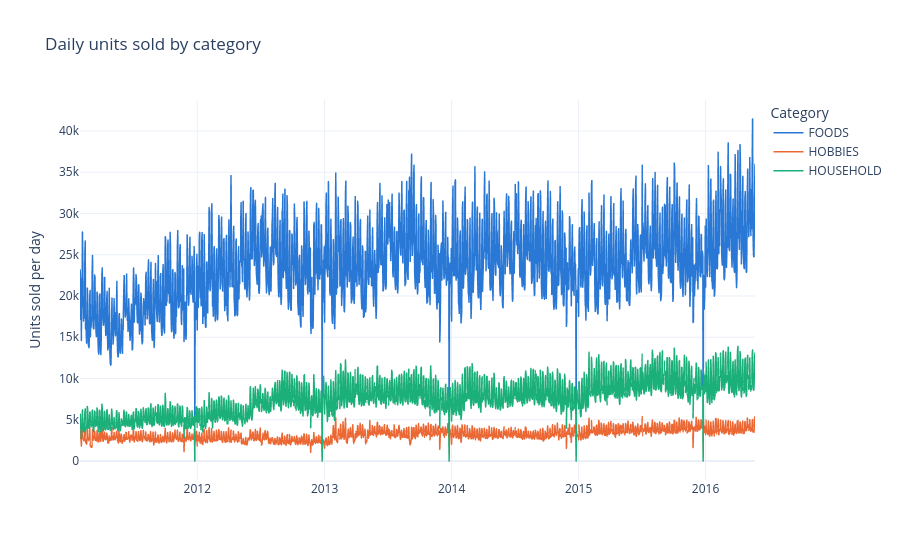

Notebook code for this chart:
### Markdown cell above
#### 6.1 Trend
**สมมติฐาน:**
- ยอดขายรวมโตขึ้นต่อเนื่อง และมีวันผิดปกติ (เช่น ร้านปิด) ที่ต้องจัดการแยก
- การโตมาจากจำนวนสินค้าที่วางขายเพิ่มขึ้น มากกว่าสินค้าแต่ละตัวขายดีขึ้น (สองแบบนี้ต้องใช้ feature คนละแบบ)

**สรุป:**
- ยอดขายรวมเพิ่มขึ้นทุกปี แต่**ส่วนใหญ่มาจากจำนวนสินค้าที่วางขายเพิ่มขึ้น** (FOODS เพิ่มจาก ~7,000 เป็น ~14,000 รายการ)
- ยอดขาย**ต่อสินค้า**กลับลดลง เช่น FOODS ลดจาก 2.65 เหลือ 1.74 ชิ้นต่อวัน เพราะสินค้าที่เพิ่งวางขายมักยังขายได้น้อย
- ทุกปีมีวันที่ยอดขายเป็น 0 เกือบทั้งหมด คือวัน Christmas (ร้านปิด) ดูได้ใน 6.3

**Action:** ยอดขายต่อสินค้าอาจขึ้นกับว่าสินค้าวางขายมานานแค่ไหน จึงลองใส่จำนวนวันตั้งแต่สินค้าเริ่มวางขายเป็น feature

ยอดขายรวมรายวันแยกหมวด

### Code cell
fig = px.line(
    daily, x="date", y="sales", color="cat_id", color_discrete_map=CAT_COLORS,
    labels={"date": "", "sales": "Units sold per day", "cat_id": "Category"},
    title="Daily units sold by category",
)
fig.update_traces(line_width=1.5)
fig.update_layout(hovermode="x unified")
fig.show()

### Figure 1 — Plotly figure (JSON) as saved in the notebook; plotly's stock layout.template omitted (floating-point values rounded to 4 significant figures; data arrays with more than 128 entries replaced by an {"elided": "..."} marker saying what was removed)
{"data": [{"hovertemplate": "Category=FOODS<br>=%{x}<br>Units sold per day=%{y}<extra></extra>", "legendgroup": "FOODS", "line": {"color": "#2a78d6", "dash": "solid", "width": 1.5}, "marker": {"symbol": "circle"}, "mode": "lines", "name": "FOODS", "showlegend": true, "type": "scattergl", "x": {"elided": "1941 str values"}, "xaxis": "x", "y": {"elided": "1941 int values"}, "yaxis": "y"}, {"hovertemplate": "Category=HOBBIES<br>=%{x}<br>Units sold per day=%{y}<extra></extra>", "legendgroup": "HOBBIES", "line": {"color": "#eb6834", "dash": "solid", "width": 1.5}, "marker": {"symbol": "circle"}, "mode": "lines", "name": "HOBBIES", "showlegend": true, "type": "scattergl", "x": {"elided": "1941 str values"}, "xaxis": "x", "y": {"elided": "1941 int values"}, "yaxis": "y"}, {"hovertemplate": "Category=HOUSEHOLD<br>=%{x}<br>Units sold per day=%{y}<extra></extra>", "legendgroup": "HOUSEHOLD", "line": {"color": "#1baf7a", "dash": "solid", "width": 1.5}, "marker": {"symbol": "circle"}, "mode": "lines", "name": "HOUSEHOLD", "showlegend": true, "type": "scattergl", "x": {"elided": "1941 str values"}, "xaxis": "x", "y": {"elided": "1941 int values"}, "yaxis": "y"}], "layout": {"hovermode": "x unified", "legend": {"title": {"text": "Category"}, "tracegroupgap": 0}, "title": {"text": "Daily units sold by category"}, "xaxis": {"anchor": "y", "domain": [0, 1], "title": {"text": ""}}, "yaxis": {"anchor": "x", "domain": [0, 1], "title": {"text": "Units sold per day"}}}}
